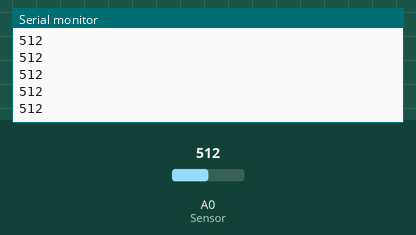
Bench run of a sketch on a simulated Arduino Uno, built with avr-gcc and run on an emulated ATmega328P. Shown: the last lines printed to the serial monitor. The inputs (shaded band) are chosen by the test bench; at power-on: A0 (Sensor) = 512.

Above: at 3.2 s.
3.3 s: A0 (Sensor) set to 716
At 3.32 s:
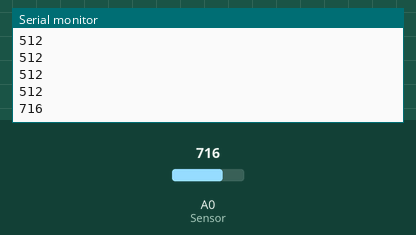
4.8 s: A0 (Sensor) set to 900
At 4.83 s:
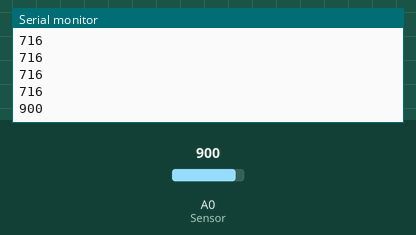
Timing chart, 0 to 7.8 s (numbered marks = the images above; inputs shaded):
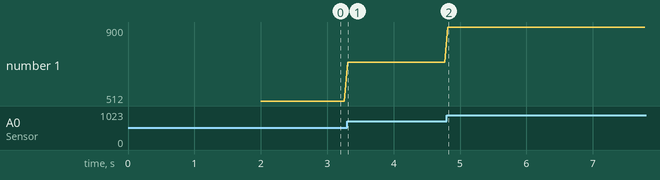

The sketch:

SoilSensorCode.ino
```cpp
int Sensor= 0; // Soil Sensor input at Analog PIN A0
int value= 0;

void setup() {
   Serial.begin(9600);

   delay(2000);
}

void loop() {
   Serial.print("");
   value= analogRead(Sensor);

   Serial.println(value);


delay(50);

}
```

Measured:
- after the input at 3.3 s, the serial monitor: prints a new line at once (image 1)
- after the input at 4.8 s, the serial monitor: prints a new line at once (image 2)
- plotted number 1: 512 → 716 after the input at 3.3 s, 716 → 900 after the input at 4.8 s
